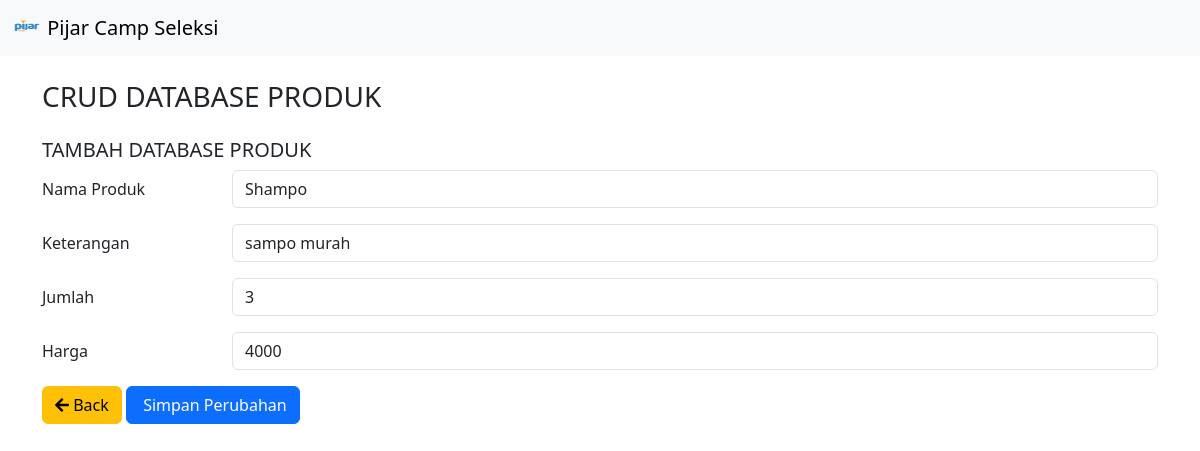
The page /edit.php?ubah=1 on the database its author committed.
### tables this page shows
CREATE TABLE `produk` (
  `id_produk` int(11) NOT NULL,
  `nama_produk` varchar(250) NOT NULL,
  `keterangan` varchar(250) NOT NULL,
  `harga` int(11) NOT NULL,
  `jumlah` int(11) NOT NULL
);

### edit.php (the view, shortened to what this page needs)
<?php
include 'koneksi.php';
if(isset($_GET['ubah'])){
    $id_produk=$_GET['ubah'];
    $query="SELECT * FROM produk Where id_produk='$id_produk';";
    $sql = mysqli_query($koneksi, $query);
    $result = mysqli_fetch_assoc($sql);
    $nama_produk= $result['nama_produk'];
    $keterangan= $result['keterangan'];
    $harga= $result['harga'];
    $jumlah= $result['jumlah'];
?>
<!doctype html>
<html lang="en">
  <head>
    <link href="https://cdn.jsdelivr.net/npm/bootstrap@5.3.2/dist/css/bootstrap.min.css" rel="stylesheet">
    <link rel="stylesheet" href="https://cdnjs.cloudflare.com/ajax/libs/font-awesome/5.15.4/css/all.min.css">
  </head>
  <body>
    <nav class="navbar bg-body-tertiary">
        <div class="container-fluid">
          <a class="navbar-brand" href="#">
            <img src="Pijar Camp.png" alt="Logo" width="30" height="24" class="d-inline-block align-text-top">
            Pijar Camp Seleksi
          </a>
        </div>
      </nav>
     <div class="container">
        <p class="h3 mt-4 mb-4">CRUD DATABASE PRODUK</p>
        <p class="h5">TAMBAH DATABASE PRODUK</p>
       <form method="POST" action="edit_proses.php">
        <div class="mb-3 row">
              <label for="nama_produk" class="col-sm-2 col-form-label">Nama Produk</label>
              <div class="col-sm-10">
                <input type="text" name="nama_produk" class="form-control" id="nama_produk" value ="<?php echo $nama_produk;?>">
              </div>
          </div>
          <div class="mb-3 row">
              <label for="keterangan" class="col-sm-2 col-form-label">Keterangan</label>
              <div class="col-sm-10">
                <input type="text" name="keterangan" class="form-control" id="keterangan" value ="<?php echo $keterangan;?>">
              </div>
          </div>
          <div class="mb-3 row">
              <label for="jumlah" class="col-sm-2 col-form-label">Jumlah</label>
              <div class="col-sm-10">
                <input type="text" name="jumlah" class="form-control" id="jumlah" value ="<?php echo $jumlah;?>">
              </div>
          </div>
          <div class="mb-3 row">
              <label for="harga" class="col-sm-2 col-form-label">Harga</label>
              <div class="col-sm-10">
                <input type="text" name="harga" class="form-control" id="harga" value ="<?php echo $harga;?>">
              </div>
          </div>
          <a href="index.php" class="btn btn-warning"><i class="fa fa-arrow-left"></i> Back</a>
          <button type="submit" name="update" value="edit" class="btn btn-primary"><i class="fa fa-floppy-o" area-hidden="true"></i> Simpan Perubahan</button>
        </form>
    </div>
<?php
}
?>
      </body>
</html>

### rows shown on the page
produk: nama_produk "Shampo", keterangan "sampo murah", jumlah "3", harga "4000"
